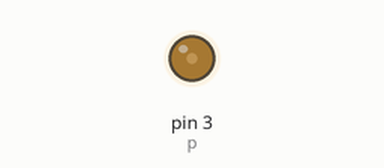
Recording of a program running on a simulated Raspberry Pi (header pin numbers). On the bench: output pins drawn as LEDs (lit = HIGH). At 4.0 s the program stops and its outputs stay as they are.

Above: at 0.1 s.
At 2.1 s:
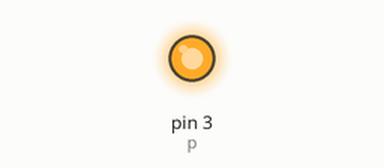
At 4.1 s:
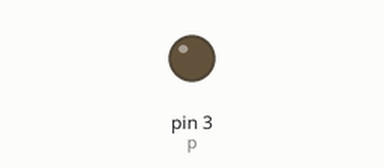
Timing chart, 0 to 5.5 s (numbered marks = the images above):
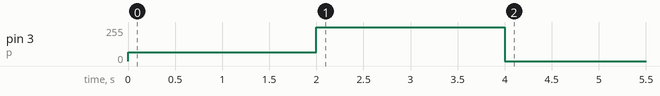

The program:

LED_test.py
```python
"""
setup

author: ayush goel
"""
import RPi.GPIO as GPIO
from time import sleep
GPIO.setmode(GPIO.BOARD)


"""
Brightness is controlled via PWM
"""
GPIO.setup(3, GPIO.OUT, initial=1)
p = GPIO.PWM(3, 1000)
p.start(0)
p.ChangeDutyCycle(25)
sleep(2)
p.ChangeDutyCycle(100)
sleep(2)
p.stop()


"""
LEDs are just on or off
"""
# chan_list = [15, 16]
# GPIO.setup(chan_list, GPIO.OUT, initial=GPIO.LOW)

# print("Starting 15, for 2 seconds")
# GPIO.(15, GPIO.HIGH)
# sleep(2)
# GPIO.output(15, 0)
# print("Starting 16, for 2 seconds")
# GPIO.output(16, GPIO.HIGH)
# sleep(2)
# GPIO.output(16, 0)

"""
Clean up the channels
"""
GPIO.cleanup()
```

Measured:
- by itself, pin 3 (p): 0/255 → 64/255 at 0.00 s, → 255/255 2.0 s later, → 0/255 2.0 s later
